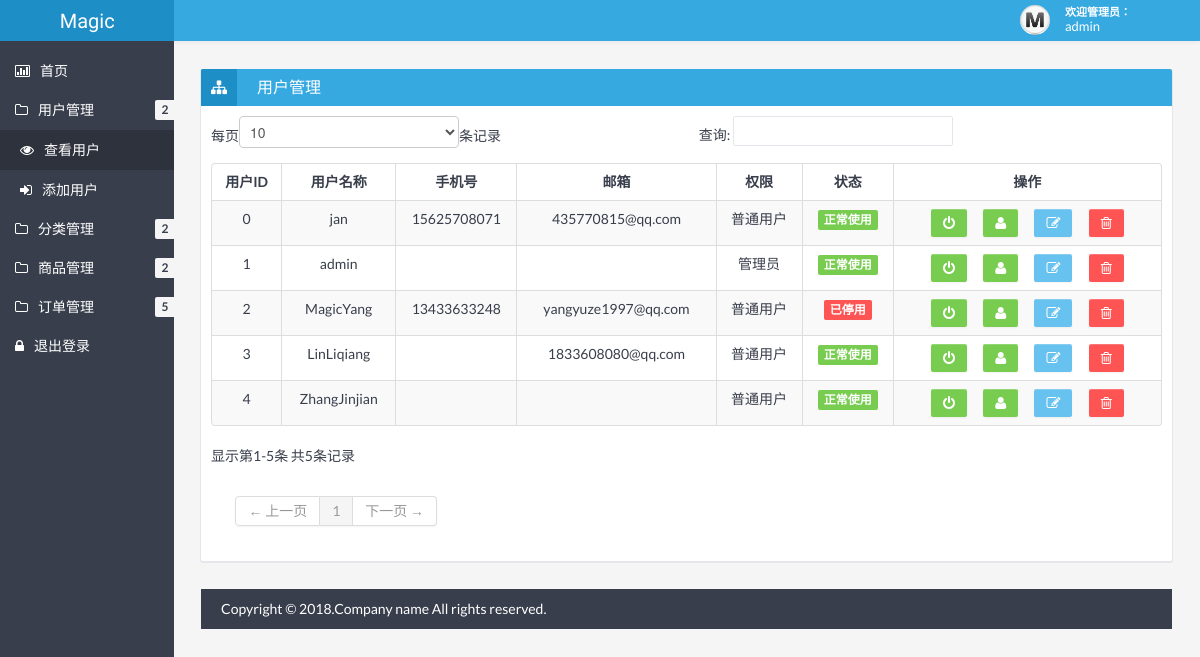
The app's page /admin/showUser.php (signed in), older data.
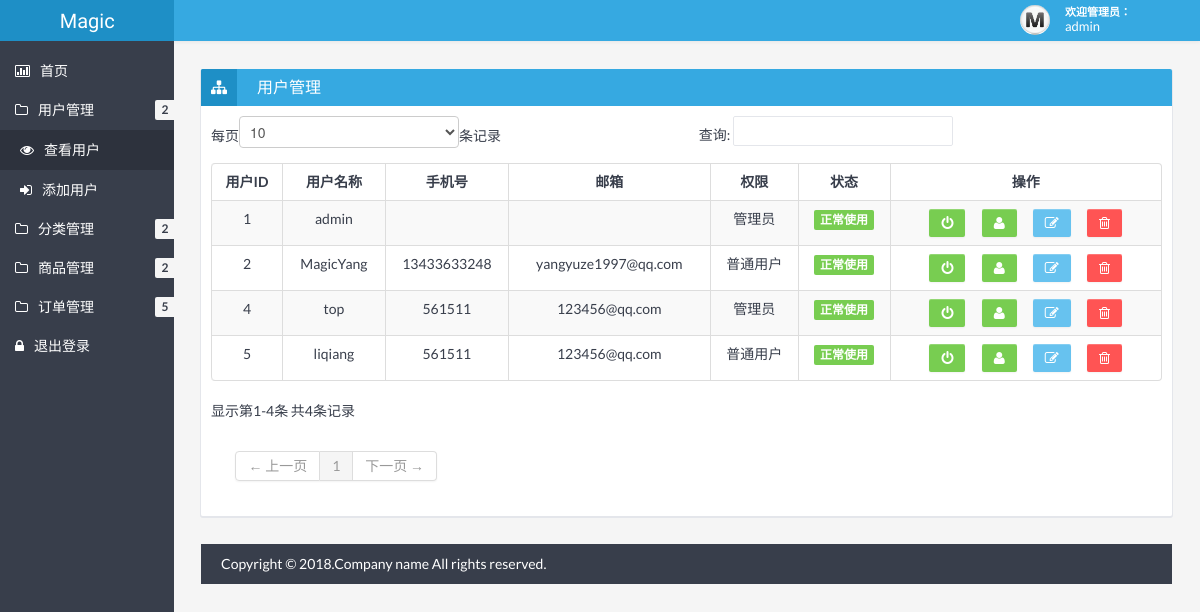
The same page, newer data.
### tables this page shows
CREATE TABLE `user` (
  `uid` int(11) NOT NULL AUTO_INCREMENT COMMENT '用户id',
  `uname` varchar(20) DEFAULT NULL COMMENT '用户名',
  `password` varchar(20) DEFAULT NULL COMMENT '密码',
  `phone` varchar(13) DEFAULT NULL COMMENT '手机号',
  `email` varchar(30) DEFAULT NULL COMMENT '邮箱',
  `state` tinyint(4) DEFAULT '1' COMMENT '状态',
  `level` tinyint(4) DEFAULT '0' COMMENT '权限',
  PRIMARY KEY (`uid`)
);

### admin/checkLogin.php (called while the page is built, shortened)
<?php
	if(!isset($_SESSION["uid"])){
		echo '<script language="javascript">location.href="login.php"</script>';
	}else{
		$uid = $_SESSION['uid'];
    	$sql = 'select * from user where uid='.$uid;
    	$res = mysql_query($sql);
    	$row = mysql_fetch_array($res);
    	$username = $row['uname'];
	}
?>

### admin/showUser.php (the view, shortened to what this page needs)
<?php
	include "checkLogin.php";
    $sql = 'select * from user';
    $res = mysql_query($sql);
 ?>
<!DOCTYPE html>
<html lang="en">
<head>
	<link href="css/bootstrap.min.css" rel="stylesheet" />
	<link href="css/bootstrap-responsive.min.css" rel="stylesheet" />
	<link href="css/style.min.css" rel="stylesheet" />
	<link href="css/style-responsive.min.css" rel="stylesheet" />
	<link href="css/retina.css" rel="stylesheet" />
<meta http-equiv="Content-Type" content="text/html; charset=utf-8" /></head>
<body>
		<?php include "header.php" ?>
		<div class="container-fluid-full">
		<div class="row-fluid">
			<?php include "banner.php" ?>
			<div id="content" class="span10">
			<div class="row-fluid">
				<div class="box span12">
					<div class="box-header" data-original-title="">
						<h2><i class="icon-sitemap"></i><span class="break"></span>用户管理</h2>
					</div>
					<div class="box-content">
						<table class="table table-striped table-bordered bootstrap-datatable datatable">
						  <thead>
							  <tr>
							  	  <th style="text-align:center;">用户ID</th>
								  <th style="text-align:center;">用户名称</th>
								  <th style="text-align:center;">手机号</th>
								  <th style="text-align:center;">邮箱</th>
								  <th style="text-align:center;">权限</th>
								  <th style="text-align:center;">状态</th>
								  <th style="text-align:center;">操作</th>
							  </tr>
						  </thead>
						  <tbody>
						  <?php
						  while ($row = mysql_fetch_assoc($res) ){
						  	if($row['state']==0){
						  		$tip="label-important";
						  		$state="已停用";
						  	}else{
						  		$tip="label-success";
						  		$state="正常使用";
						  	}
						  	if($row['level']==0){
						  		$level="普通用户";
						  	}else{
						  		$level="管理员";
						  	}
						  	echo '
							<tr>
								<td style="text-align:center;" class="center">'.$row['uid'].'</td>
								<td style="text-align:center;" class="center">'.$row['uname'].'</td>
								<td style="text-align:center;" class="center">'.$row['phone'].'</td>
								<td style="text-align:center;" class="center">'.$row['email'].'</td>
								<td style="text-align:center;" class="center">'.$level.'</td>
								<td style="text-align:center;" class="center">
									<span class="label '.$tip.'">'.$state.'</span>
								</td>
								<td style="text-align:center;" class="center">
									<a class="btn btn-success" href="showUser.php?method=changeState&state='.$row['state'].'&uid='.$row['uid'].'">
										<i class="icon-off "></i>
									</a>&nbsp;&nbsp;&nbsp;&nbsp;&nbsp;
									<a class="btn btn-success" href="showUser.php?method=changeLevel&level='.$row['level'].'&uid='.$row['uid'].'">
										<i class="icon-user "></i>
									</a>&nbsp;&nbsp;&nbsp;&nbsp;&nbsp;
									<a class="btn btn-info" href="editUser.php?uid='.$row['uid'].'">
										<i class="icon-edit "></i>
									</a>&nbsp;&nbsp;&nbsp;&nbsp;&nbsp;
									<a class="btn btn-danger" href="showUser.php?method=del&uid='.$row['uid'].'">
										<i class="icon-trash "></i>
									</a>
								</td>
							</tr>
							';
						}?>
						  </tbody>
					  </table>
					</div>
				</div>
			</div>
		<?php include "footer.php" ?>
	</div>
</body>
</html>

### admin/header.php
<?php
	echo '
	<div class="navbar">
		<div class="navbar-inner">
			<div class="container-fluid">
				<a class="btn btn-navbar" data-toggle="collapse" data-target=".top-nav.nav-collapse,.sidebar-nav.nav-collapse">
					<span class="icon-bar"></span>
					<span class="icon-bar"></span>
					<span class="icon-bar"></span>
				</a>
				<div class="row-fluid">
				<a class="brand span2" href="index.php"><span>Magic</span></a>
				</div>
				<div class="nav-no-collapse header-nav">
					<ul class="nav pull-right">
						<li class="dropdown">
							<a class="btn account dropdown-toggle" data-toggle="dropdown" href="#">
								<div class="avatar"><img src="/php/admin/img/avatar.jpg" alt="Avatar" /></div>
								<div class="user">
									<span class="hello">欢迎管理员：&nbsp;&nbsp;&nbsp;&nbsp;&nbsp;&nbsp;&nbsp;&nbsp;&nbsp;</span>
									<span class="name">'.$username.'</span>
								</div>
							</a>
							<ul class="dropdown-menu">
								<li class="dropdown-menu-title">
								</li>
								<li><a href="login.php?method=del"><i class="icon-off"></i> 退出登录</a></li>
							</ul>
						</li>
					</ul>
				</div>
			</div>
		</div>
	</div>
	';
 ?>

Row changes from the older to the newer data that the page shows:
removed user: uid "3", uname "LinLiqiang", email "1833608080@qq.com", level "普通用户", state "正常使用"
removed user: uid "0", uname "jan", phone "15625708071", email "435770815@qq.com", level "普通用户", state "正常使用"
changed user "MagicYang": state "已停用" → "正常使用"
changed user id 4: uname "ZhangJinjian" → "top"; phone (not shown) → "561511"; email (not shown) → "123456@qq.com"; level "普通用户" → "管理员"
added user: uid "5", uname "liqiang", phone "561511", email "123456@qq.com", level "普通用户", state "正常使用"
Text that changed along with them:
text written by a page script: "每页 条记录 查询: 显示第1-5条 共5条记录 ← 上一页 1 下一页 →" → "每页 条记录 查询: 显示第1-4条 共4条记录 ← 上一页 1 下一页 →"
